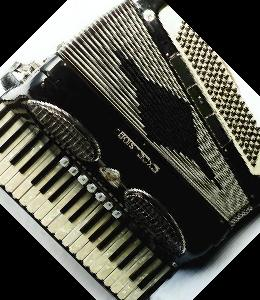
#> input picture Assignment dataset/train/accordian/image_0001.jpg, 260 x 300 px
$ python 'vision assignment hog.py'   (older library calls are emulated)
#> lines starting #> are read from the running program, lines starting #| are printed output that depends on the picture; pictures that were not available may be replaced by others from this repository, and a replacement may not be noted
#!/usr/bin/env python
# coding: utf-8

# In[383]:


from skimage.io import imread,imshow
from skimage.transform import resize
from skimage.feature import hog
import pandas as pd
import cv2
import os
import shutil
import numpy as np
from skimage import color
from sklearn.metrics import accuracy_score
from skimage.color import rgb2grey


# In[384]:


folders = os.listdir('Assignment dataset/train')
print(folders)


# In[385]:


def load_images_from_folder(folder):
#> called with folder = 'Assignment dataset/train/accordian'
    images = []
    for filename in os.listdir(folder):
        img = cv2.imread(os.path.join(folder,filename))
#> img is the input picture: shape (300, 260, 3); mean B, G, R 70.8, 78.7, 78.6
#         if img.shape[2] > 1:
#             img= cv2.cvtColor(img,cv2.COLOR_BGR2GRAY)
        if img is not None:
            images.append(img)
    return images


# [14 lines of commented-out code are left out]


img_accordian=load_images_from_folder('Assignment dataset/train/accordian')
#> img_accordian = 1 item
img_dollar_bill=load_images_from_folder('Assignment dataset/train/dollar_bill')
#> call 2 of load_images_from_folder, with folder = 'Assignment dataset/train/dollar_bill'
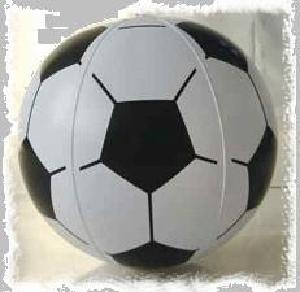
#> input picture Assignment dataset/train/Soccer_Ball/image_0011.jpg, 300 x 292 px, given as the content of the folder Assignment dataset/train/dollar_bill, which was not available
#> in load_images_from_folder, img is the input picture: shape (292, 300, 3); mean B, G, R 156.1, 160.7, 160.7
#> img_dollar_bill = 1 item
img_motorbike=load_images_from_folder('Assignment dataset/train/motorbike')
#> img_motorbike = 1 item
img_Soccer_Ball=load_images_from_folder('Assignment dataset/train/Soccer_Ball')
#> img_Soccer_Ball = 3 items


# In[388]:


imshow(img_accordian[0])


# In[389]:


img_accordian[0].shape[2]


# In[390]:


imshow(img_dollar_bill[0])


# HOG Descriptor

# In[391]:


hog_images = []
hog_features = []
target_array=[]
flat_data_arr=[]
ppc=8


# In[392]:


def hog_train(img_accordian,label):
#> called with label = 0
    for image in img_accordian:
        imshow(image)
    #     if image.shape[2] > 1:
    #         gray=cv2.cvtColor(image,cv2.COLOR_BGR2GRAY)

        img_resized=resize(image,(128,68))
        imshow(img_resized)
        fd,hog_image = hog(img_resized, orientations=9, pixels_per_cell=(ppc,ppc),cells_per_block=(2, 2),block_norm= 'L2',visualize=True,multichannel=True)


        hog_images.append(hog_image)


        flat_data_arr.append(fd)
        hog_features.append(fd)
        target_array.append(label)
#> this loop made 1 pass
#> pass 1, in hog_train, `img_resized=resize(image,(128,68))`:
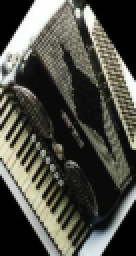
#> img_resized: shape (128, 68, 3) float64 (shown 2 times larger); mean B, G, R 0.278, 0.309, 0.308
#> pass 1, in hog_train, `fd,hog_image = hog(img_resized, orientations=9, pixels_per_cell=(ppc,p..`:
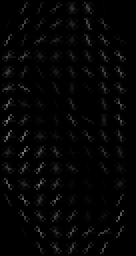
#> hog_image: shape (128, 68) float64 (shown 2 times larger); min 0, max 0.497, mean 0.0186
#> after the loop, flat_data_arr = 1 item; hog_features = 1 item; hog_images = 1 item; target_array = [0]


# In[393]:


flat_data_arr


# In[394]:


hog_train(img_accordian,0)
hog_train(img_dollar_bill,1)
#> the loop in hog_train (call 2), `for image in img_accordian:` made 1 pass
#> pass 1, in hog_train (call 2), `img_resized=resize(image,(128,68))`:
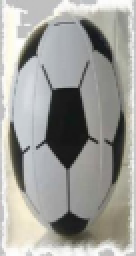
#> img_resized: shape (128, 68, 3) float64 (shown 2 times larger); mean B, G, R 0.612, 0.63, 0.63
#> pass 1, in hog_train (call 2), `fd,hog_image = hog(img_resized, orientations=9, pixels_per_cell=(ppc,p..`:
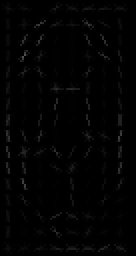
#> hog_image: shape (128, 68) float64 (shown 2 times larger); min 0, max 0.317, mean 0.00961
#> after the loop in hog_train (call 2), `for image in img_accordian:`: flat_data_arr = 2 items; target_array = [0, 1]
hog_train(img_motorbike,2)
hog_train(img_Soccer_Ball,3)
#> the loop in hog_train (call 4), `for image in img_accordian:` made 3 passes
#> pass 3, in hog_train (call 4), `img_resized=resize(image,(128,68))`:
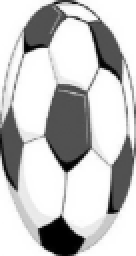
#> img_resized: shape (128, 68, 3) float64 (shown 2 times larger); min 0, max 1, mean 0.771
#> pass 3, in hog_train (call 4), `fd,hog_image = hog(img_resized, orientations=9, pixels_per_cell=(ppc,p..`:
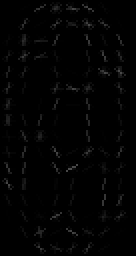
#> hog_image: shape (128, 68) float64 (shown 2 times larger); min 0, max 0.304, mean 0.0109
#> after the loop in hog_train (call 4), `for image in img_accordian:`: flat_data_arr = 6 items; target_array = [0, 1, 2, 3, 3, 3]


# In[395]:


print(len(target_array))
#| 6


# In[396]:


X = pd.DataFrame(flat_data_arr)
#> X = table of 6 rows and 3780 columns


# In[397]:


print(X)
#> (printed output is left out)


# In[398]:


from sklearn.model_selection import train_test_split
y = pd.Series(target_array)
# X_train, X_test, y_train, y_test = train_test_split(X,
#                                                     y,
#                                                     test_size=.3,
#                                                     random_state=1234123)


# In[399]:


print(y)
#| 0    0
#| 1    1
#| 2    2
#| 3    3
#| 4    3
#| 5    3
#| dtype: int64


# Model fitting

# In[400]:


from sklearn import svm
from sklearn.model_selection import GridSearchCV
param_grid={'C':[0.1,1,10,100],'gamma':[0.0001,0.001,0.1,1],'kernel':['rbf','poly']}
svc=svm.SVC(probability=True)
model=GridSearchCV(svc,param_grid)


# In[401]:


#> (the run stopped early here; a loop or call above may not have finished)
